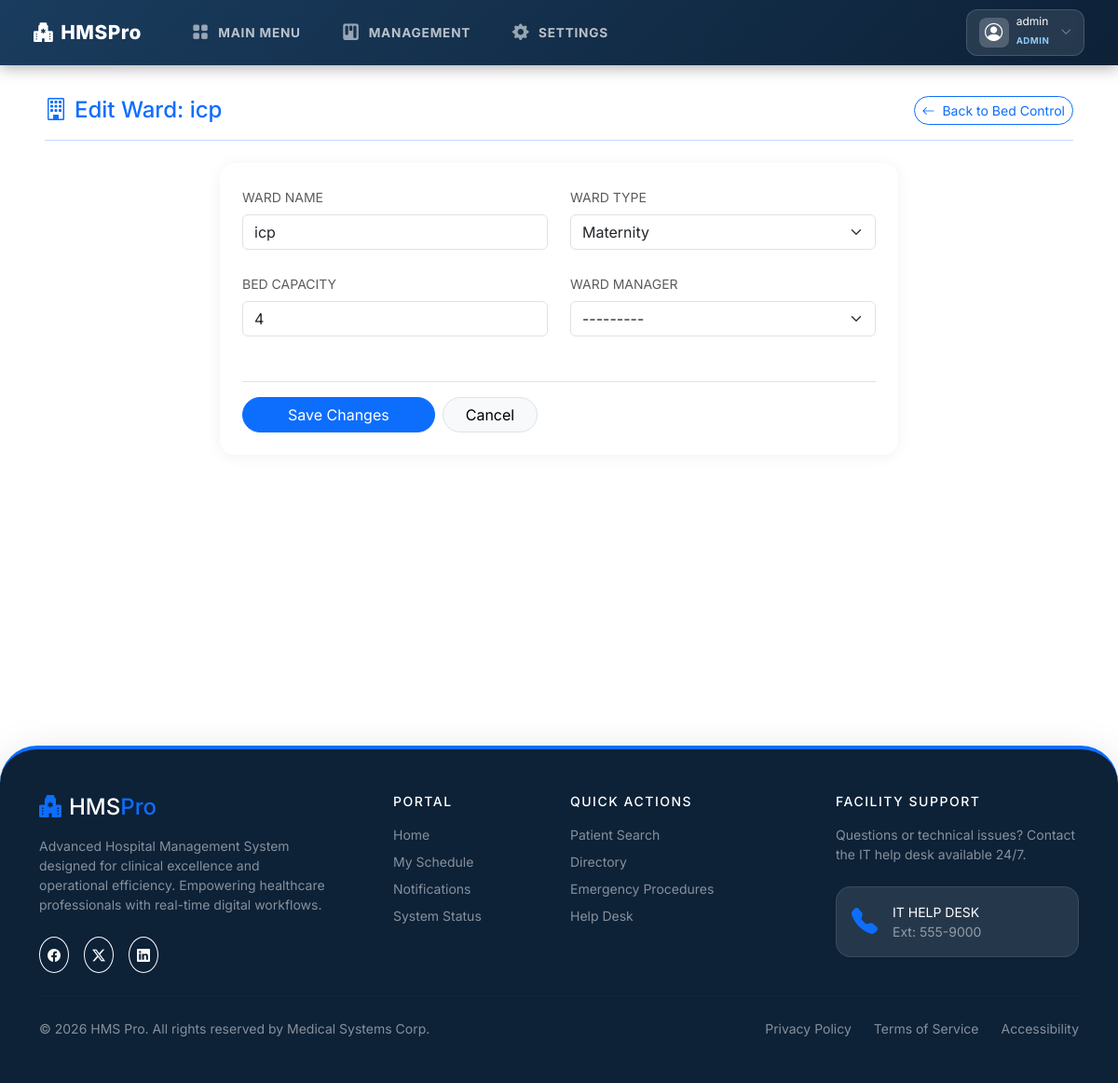
The app's page /beds/ward/1/edit/ (signed in) with its own data.
### accounts/models.py (models this page shows)
class CustomUser(AbstractUser):
    ROLE_CHOICES = [
        ('Doctor', 'Doctor'),
        ('Reception', 'Reception'),
        ('Lab', 'Laboratory Staff'),
        ('Pharmacy', 'Pharmacist'),
        ('Payments', 'Billing Staff'),
        ('Nurse', 'Nurse'),
        ('WardManager', 'Ward Manager'),
        ('Admin', 'Administrator'),
    ]
    email = models.EmailField(unique=True)
    first_name = models.CharField(max_length=50)
    last_name = models.CharField(max_length=50)
    role = models.CharField(max_length=20, choices=ROLE_CHOICES, verbose_name="Select Role")
    phone = models.CharField(max_length=15, blank=True, null=True)
    address = models.TextField(blank=True, null=True)
    is_on_duty = models.BooleanField(default=True)
    schedule = models.CharField(max_length=100, blank=True, null=True) # e.g. Mon-Fri 08:00-16:00
    created_at = models.DateTimeField(default=timezone.now, editable=False)
    updated_at = models.DateTimeField(auto_now=True)
    employee_id = models.CharField(max_length=20, blank=True, null=True)  # Staff ID
    department = models.CharField(max_length=50, blank=True, null=True)   # e.g., Cardiology, Pharmacy
    profile_photo = models.ImageField(upload_to='profile_photos/', blank=True, null=True)
    def __str__(self):
        return f"{self.username} ({self.role}) - {self.created_at} {self.updated_at}"

### beds/models.py (models this page shows, shortened)
class Ward(models.Model):
    name = models.CharField(max_length=100)
    ward_type = models.CharField(max_length=50, choices=[
        ('General', 'General'),
        ('ICU', 'ICU'),
        ('Pediatric', 'Pediatric'),
        ('Maternity', 'Maternity'),
        ('Surgical', 'Surgical'),
    ])
    capacity = models.PositiveIntegerField()
    manager = models.ForeignKey(
        settings.AUTH_USER_MODEL,
        on_delete=models.SET_NULL,
        null=True,
        blank=True,
        related_name='managed_wards',
        limit_choices_to={'role': 'WardManager'}
    )

### beds/views.py (the view)
# urls.py: path('ward/<int:pk>/edit/', views.edit_ward, name='edit_ward'),
@login_required
def edit_ward(request, pk):
    if request.user.role not in ['Admin', 'WardManager'] and not request.user.is_superuser:
        return redirect('redirect_dashboard')
    ward = get_object_or_404(Ward, pk=pk)
    form = WardForm(request.POST or None, instance=ward)
    if request.method == 'POST' and form.is_valid():
        form.save()
        messages.success(request, f'Ward "{ward.name}" updated successfully.')
        return redirect('manage_beds')
    return render(request, 'beds/edit_ward.html', {
        'form': form,
        'ward': ward,
        'page_title': f'Edit Ward: {ward.name}',
    })

### beds/forms.py
class WardForm(forms.ModelForm):
    class Meta:
        model = Ward
        fields = ['name', 'ward_type', 'capacity', 'manager']
        widgets = {
            'name': forms.TextInput(attrs={'class': 'form-control', 'placeholder': 'e.g. St. Luke General'}),
            'ward_type': forms.Select(attrs={'class': 'form-select'}),
            'capacity': forms.NumberInput(attrs={'class': 'form-control'}),
            'manager': forms.Select(attrs={'class': 'form-select'}),
        }

### templates/beds/edit_ward.html (shortened to what this page needs)
{% extends 'base.html' %}
{% block content %}
<div class="d-flex align-items-center justify-content-between mb-4 pb-3 border-bottom border-primary border-opacity-25 mt-2">
    <h4 class="fw-800 text-primary mb-0"><i class="bi bi-building me-2"></i>{{ page_title }}</h4>
    <a href="{% url 'manage_beds' %}" class="btn btn-outline-primary btn-sm rounded-pill fw-700">
        <i class="bi bi-arrow-left me-1"></i> Back to Bed Control
    </a>
</div>
<div class="row justify-content-center">
    <div class="col-lg-8">
        <div class="hms-card">
            <div class="card-body p-4">
                <form method="POST">
                    <div class="row g-4">
                        <div class="col-md-6">
                            <label class="form-label fw-800 small text-muted text-uppercase">Ward Name</label>
                            {{ form.name }}
                        </div>
                        <div class="col-md-6">
                            <label class="form-label fw-800 small text-muted text-uppercase">Ward Type</label>
                            {{ form.ward_type }}
                        </div>
                        <div class="col-md-6">
                            <label class="form-label fw-800 small text-muted text-uppercase">Bed Capacity</label>
                            {{ form.capacity }}
                        </div>
                        <div class="col-md-6">
                            <label class="form-label fw-800 small text-muted text-uppercase">Ward Manager</label>
                            {{ form.manager }}
                        </div>
                    </div>
                    <div class="mt-5 pt-3 border-top d-flex gap-2">
                        <button type="submit" class="btn btn-primary px-5 fw-800 rounded-pill">Save Changes</button>
                        <a href="{% url 'manage_beds' %}" class="btn btn-light border px-4 fw-800 rounded-pill">Cancel</a>
                    </div>
                </form>
            </div>
        </div>
    </div>
</div>
{% endblock %}

### templates/base.html (shortened to what this page needs)
<!DOCTYPE html>
<html lang="en">
<head>
  <link rel="stylesheet" href="https://cdn.jsdelivr.net/npm/bootstrap@5.3.3/dist/css/bootstrap.min.css">
  <link rel="stylesheet" href="https://cdn.jsdelivr.net/npm/bootstrap-icons@1.11.3/font/bootstrap-icons.min.css">
</head>
<body class="{% block body_class %}{% endblock %}">
<nav class="navbar hms-navbar fixed-top">
  <div class="container-fluid d-flex align-items-center justify-content-between">
    <div class="d-flex align-items-center">
      <a class="navbar-brand" href="{% url 'home' %}">
        <i class="bi bi-hospital-fill me-2"></i>HMS<span>Pro</span>
      </a>
      {% include 'includes/nav_links.html' %}
    </div>
    <div class="d-flex align-items-center gap-2">
      {% if user.is_authenticated %}
        <div class="dropdown">
          <button class="profile-angle-btn d-flex align-items-center gap-2" data-bs-toggle="dropdown">
            <div class="profile-avatar">
              <i class="bi bi-person-circle"></i>
            </div>
            <div class="profile-info d-none d-sm-block text-start">
              <span class="d-block fw-800 text-white lh-1" style="font-size: 0.75rem;">{{ user.get_full_name|default:user.username }}</span>
              <span class="badge-role-mini">{{ user.role|default:"Staff" }}</span>
            </div>
            <i class="bi bi-chevron-down text-white fs-xs opacity-50 ms-1"></i>
          </button>
        </div>
      {% else %}
        <a href="{% url 'login' %}" class="btn btn-sm btn-primary fw-700 px-3 rounded-pill">
          <i class="bi bi-lock-fill me-1"></i>Secure Login
        </a>
      {% endif %}
    </div>
  </div>
</nav>
<div class="hms-main" style="margin-top:60px;">
  {% block content %}{% endblock %}
</div>
{% include 'footer.html' %}
</body>
</html>

### templates/base.html (style rules this page uses)
:root { --hms-primary: #1a3c5e; --hms-accent: #2196f3; --hms-light-bg: #ffffff; --sidebar-w: 260px; }
* { font-family: 'Inter', sans-serif; }
body { background: var(--hms-light-bg); min-height: 100vh; }
.hms-navbar { background: linear-gradient(135deg, var(--hms-primary) 0%, #0d2137 100%); box-shadow: 0 2px 16px rgba(0,0,0,.35); padding: .6rem 1.5rem; }
.hms-navbar .navbar-brand { font-weight: 800; font-size: 1.3rem; color: #fff !important; letter-spacing: .5px; }
.hms-navbar .navbar-brand span { color: var(--hms-teal); }
.hms-main { padding: 2.2rem 3rem; min-height: calc(100vh - 60px); transition: all 0.3s ease; }
.hms-card { border: none; border-radius: 16px; box-shadow: 0 2px 16px rgba(0,0,0,.06); background: #fff; overflow: hidden; }
.hms-card .card-body { padding: 1.3rem 1.5rem; }
.profile-angle-btn { background: rgba(255, 255, 255, 0.1); border: 1px solid rgba(255, 255, 255, 0.15); border-radius: 12px; padding: 0.4rem 0.8rem; transition: all 0.25s ease; backdrop-filter: blur(5px); }
.profile-avatar { width: 32px; height: 32px; background: rgba(255, 255, 255, 0.2); border-radius: 8px; display: flex; align-items: center; justify-content: center; color: #fff; font-size: 1.2rem; }
.badge-role-mini { font-size: 0.6rem; font-weight: 700; color: #90caf9; text-transform: uppercase; letter-spacing: 0.5px; }
.fs-xs { font-size: 0.75rem; }

### records on screen
CustomUser: get_full_name "admin", role "ADMIN"
Ward: name "icp", ward_type "Maternity", capacity "4", manager "---------"

### other values on screen
{{ page_title }} "Edit Ward: icp"
